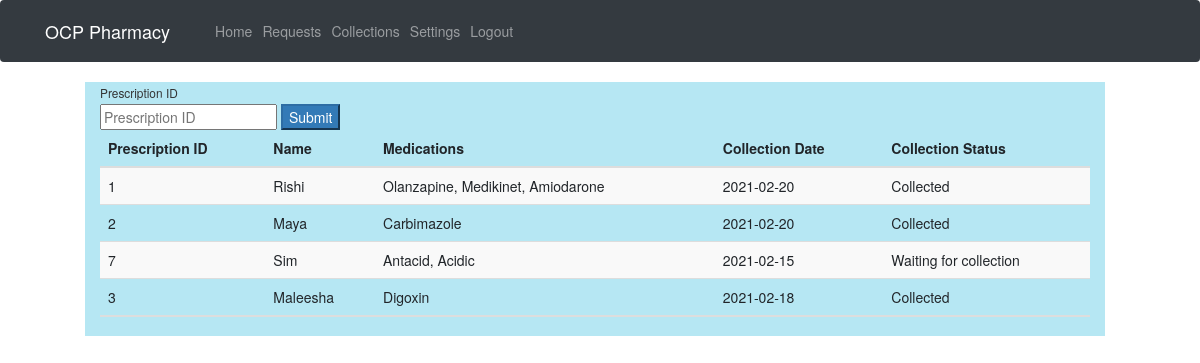
The page /collections on the database its author committed.
### database.py (models this page shows, shortened)
class UserModel(UserMixin, db.Model):
    __tablename__ = 'Patient'
    id = db.Column(db.Integer, primary_key=True)
    name = db.Column(db.String(100))
    surname = db.Column(db.String(100))
    email = db.Column(db.String(80), unique=True)
    username = db.Column(db.String(100))
    password_hash = db.Column(db.String())
    prescriptions = db.relationship('Prescription', backref='Patient', lazy=True)
    pBloodTest = db.relationship('PatientBloodTest', backref='Patient', lazy=True)

class collections(db.Model):
    id = db.Column(db.Integer, primary_key = True)
    collection_date = db.Column(db.String(50))
    prescription_id = db.Column(db.Integer, db.ForeignKey('prescription.id'), nullable = False) #FK prescription id in Collections table
    status = db.Column(db.String(30), nullable = False)

class Medication(db.Model):
    id = db.Column(db.Integer, primary_key=True)
    medicationName = db.Column(db.String(100))
    prescription_id = db.Column(db.Integer, db.ForeignKey('prescription.id'), nullable = False) #FK prescription id in Medications table
    bloodTest = db.relationship('BloodTest', backref='BloodTest', lazy = True)
    status = db.Column(db.Boolean, nullable = False) #status of medication

### app.py (the view, shortened to what this page needs)
@app.route('/collections', methods = ['POST', 'GET'])
def Collections():
    collectionsData = []
    collectionQ = collections.query.all()#Querying all of the collections table
    for collection1 in collectionQ:
        print(collection1)
        prescriptionR = Prescription.query.filter_by(id = collection1.prescription_id).first()
        medicationR = Medication.query.filter_by(prescription_id = prescriptionR.id).all()
        patientR = UserModel.query.filter_by(id = prescriptionR.patient_id).first()
        medi = []
        medNames = ""
        for med in medicationR: #iterating through medicaitons
            medi.append(med.medicationName)
            medNames = ', '.join(medi)
        tup1 = (collection1.prescription_id, patientR.name, medNames, collection1.collection_date, collection1.status)
        collectionsData.append(tup1)
    print(collectionsData)
    return render_template('collections.html', collections = collectionsData)

### templates/collections.html (shortened to what this page needs)
<!doctype html>
<html>
<head>
    <link rel="stylesheet" href="https://stackpath.bootstrapcdn.com/bootstrap/4.3.1/css/bootstrap.min.css">
    <link rel="stylesheet" href="https://cdnjs.cloudflare.com/ajax/libs/font-awesome/4.7.0/css/font-awesome.min.css">
    <link rel="stylesheet" href="https://maxcdn.bootstrapcdn.com/bootstrap/3.4.1/css/bootstrap.min.css">
</head>
<body>
  <nav class="navbar navbar-expand-lg navbar-dark bg-dark fixed-top" id="mainNav">
    <div class="container">
      <a class="navbar-brand js-scroll-trigger" href="#page-top">OCP Pharmacy</a>
      <div class="collapse navbar-collapse" id="navbarResponsive">
        <ul class="navbar-nav ml-auto">
          <li class="nav-item">
            <a class="nav-link js-scroll-trigger" href="profileAdmin">Home</a>
          </li>
          <li class="nav-item">
            <a class="nav-link js-scroll-trigger" href="requests">Requests</a>
          </li>
          <li class="nav-item">
            <a class="nav-link js-scroll-trigger" href="collections">Collections</a>
          </li>
          <li class="nav-item">
            <a class="nav-link js-scroll-trigger" href="changePasswordAdmin">Settings</a>
          </li>
          <li class="nav-item">
            <a class="nav-link js-scroll-trigger" href="logout">Logout</a>
          </li>
        </ul>
      </div>
    </div>
  </nav>
    <div class="container-flex mt-3" style = "margin: 100px;">
        <div class="row">
          <div class="col-sm mr-3" style="background-color: rgba(16, 174, 214, 0.3);">
            <table class="table table-striped">
              <thead>
                <tr>
                  <th scope="col">Prescription ID</th>
                  <th scope="col">Name</th>
                  <th scope="col">Medications</th>
                  <th scope="col">Collection Date</th>
                  <th scope="col">Collection Status</th>
                </tr>
              </thead>
              <tbody>
                {% for collection in collections  %}
                  {% for cell in collection %}
                  <td>{{cell}}</td>
                  {% endfor %}
                {% endfor %}
              </tbody>
              <ttail>
                <tr>
                  <form method="POST">
                    <div class="field">
                      <label class="small mb-1" class="label">Prescription ID</label>
                      <div class="control has-icons-left has-icons-right">
                        <input class="input" type="text" name="collection_id" placeholder="Prescription ID">
                        <button type="submit" class="but btn-primary">Submit</button>
                      </div>
                    </div>
                  </form>
                </tr>
              </ttail>
            </table>
          </div>
        </div>
    </div>
</body>
</html>

### templates/collections.html (style rules this page uses)
div { height: auto; }

### rows shown on the page
UserModel: name "Rishi"
collections: collection_date "2021-02-20", status "Collected"
UserModel: name "Maya"
Medication: medicationName "Carbimazole"
collections: collection_date "2021-02-20", status "Collected"
UserModel: name "Sim"
collections: collection_date "2021-02-15", status "Waiting for collection"
UserModel: name "Maleesha"
Medication: medicationName "Digoxin"
collections: collection_date "2021-02-18", status "Collected"

### other values the page prints
{{ cell }} "1" "Olanzapine, Medikinet, Amiodarone" "2" "7" "Antacid, Acidic" "3"
